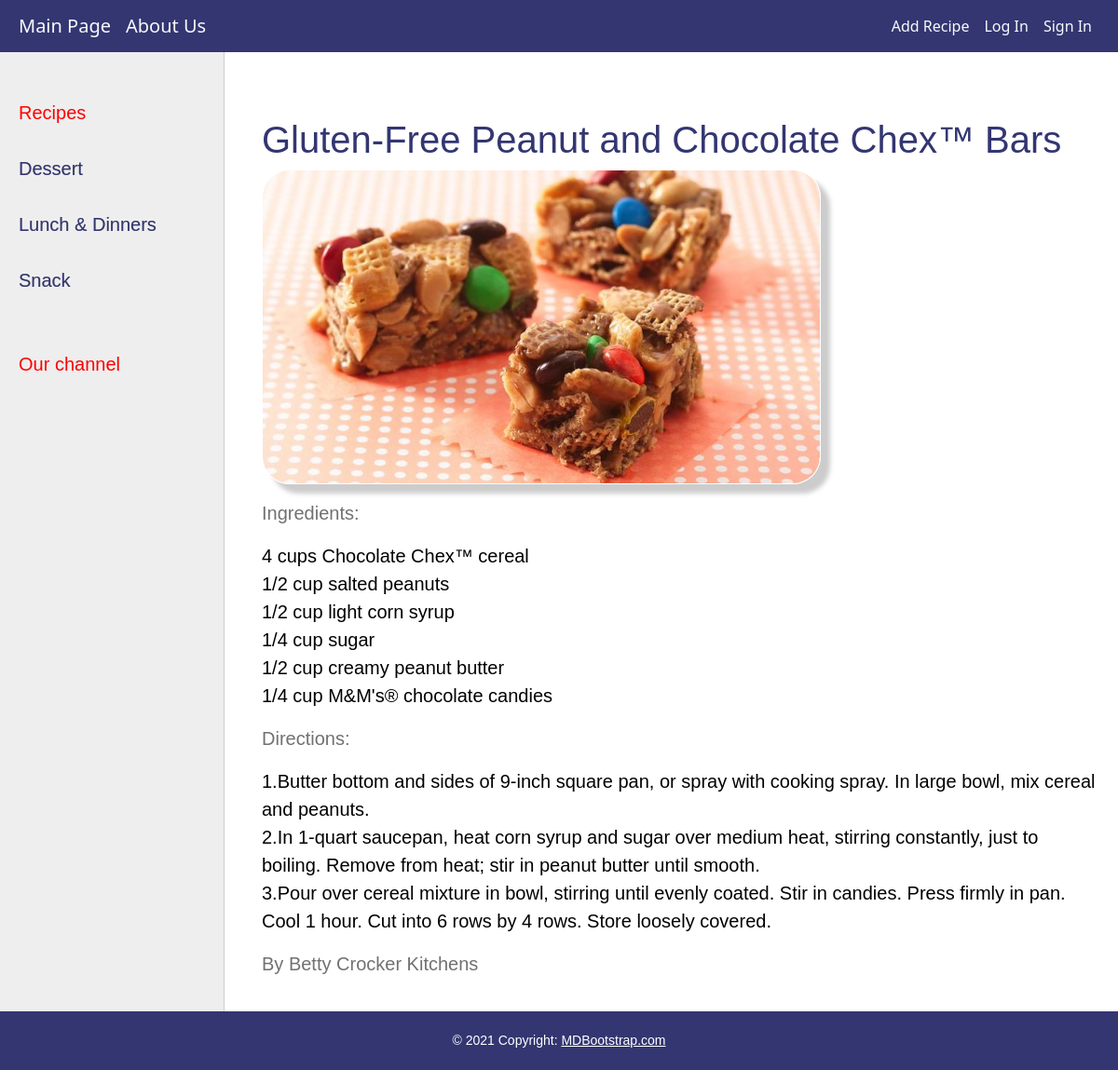
The app's page /post/gluten-free-peanut-and-chocolate-chex-bars/ with its own data.
### resbook/models.py (models this page shows, shortened)
class Category(models.Model):
    name = models.CharField(max_length=100, db_index=True, verbose_name="Category")
    slug = models.SlugField(max_length=255, unique=True, db_index=True, verbose_name="URL")
    def get_absolute_url(self):
        return reverse('category', kwargs={'cat_slug': self.slug})
    class Meta:
        verbose_name_plural = 'Categories'
        ordering = ['id']

class Recipes(models.Model):
    title = models.CharField(max_length=250, unique=True)
    slug = models.SlugField(max_length=255, unique=True, db_index=True, verbose_name="URL")
    photo = models.ImageField(upload_to="images/%Y/%m/%d")
    ingredients = models.TextField(blank=False, default='')
    content = models.TextField(blank=True, verbose_name="Directions")
    nutrition = models.TextField()
    author = models.TextField(blank=True)
    time_create = models.DateTimeField(auto_now_add=True)
    time_update = models.DateTimeField(auto_now_add=True)
    is_published = models.BooleanField(default=True)
    cat = models.ForeignKey('Category', on_delete=models.CASCADE)
    class Meta:
        verbose_name_plural = 'Recipes'
        ordering = ['time_create', 'title']

### resbook/views.py (the view)
# urls.py: path('post/<slug:post_slug>/', ShowPost.as_view(), name='post'),
class ShowPost(DataMixin, DetailView):
    model = Recipes
    template_name = 'resbook/post.html'
    slug_url_kwarg = 'post_slug'
    context_object_name = 'post'
    def get_context_data(self, *, object_list=None, **kwargs):
        context = super().get_context_data(**kwargs)
        c_def = self.get_user_context(titile=context['post'])
        return dict(list(context.items()) + list(c_def.items()))

### resbook/utils.py (called while the page is built)
    def get_user_context(self, **kwargs):
        context = kwargs
        cats = Category.objects.annotate(Count('recipes'))
        context['cats'] = cats
        if 'cat_selected' not in context:
            context['cat_selected'] = 0
        return context

### resbook/templates/resbook/post.html
{% extends 'resbook/base.html' %}
{% block content %}
<h1 style="color: #333671"> {{post.title}}</h1>
{% if post.photo %}
<p><img src="{{post.photo.url}}"></p>
{% endif %}
<p style="color: #717171">Ingredients:</p>
{{post.ingredients|linebreaks}}
<p style="color: #717171">Directions:</p>
{{post.content|linebreaks}}
<p style="color: #717171"> {{post.author}}</p>
{% endblock %}

### resbook/templates/resbook/base.html (shortened to what this page needs)
{% load static %}
{% load resbook_tags %}
<!DOCTYPE html>
<html lang="en" xmlns="http://www.w3.org/1999/html">
<head>
    <link rel="stylesheet" type="text/css" href="{% static 'resbook/css/styles.css' %}">
    <link href="https://cdn.jsdelivr.net/npm/bootstrap@5.0.1/dist/css/bootstrap.min.css" rel="stylesheet"
>
</head>
<body>
<nav class="navbar navbar-expand-lg  navbar-light navbar-fixed-top">
    <a class="navbar-brand text-light" href="{% url 'home' %}">Main Page</a>
    <a class="navbar-brand text-light" href="{% url 'about' %}">About Us</a>
    <div class="collapse navbar-collapse justify-content-end" id="navbarSupportedContent">
        <ul class="navbar-nav ml-auto">
            <li class="nav-item">
                <a class="nav-link text-light" href="{% url 'addpage' %}">Add Recipe</a>
            </li>
            <li class="nav-item active">
                <a class="nav-link text-light" href="{% url 'login' %}">Log In</a>
            </li>
            <li class="nav-item">
                <a class="nav-link text-light" href="#">Sign In</a>
            </li>
        </ul>
    </div>
</nav>
<table class="table-content" border="0" cellpadding="0" cellspacing="0">
    <tr>
        <td valign="top" class="left-chapters">
            <ul id="leftchapters">
                {% if cat_selected == 0 %}
                <li class="selected">Recipes</li>
                {% else %}
                <li><a href="{% url 'home' %}">Recipes</a></li>
                {% endif %}
                {% for c in cats %}
                {% if c.recipes__count > 0 %}
                {% if c.pk == cat_selected %}
                <li class="selected">{{c.name}}</li>
                {% else %}
                <li><a href="{{ c.get_absolute_url }}">{{c.name}}</a></li>
                {% endif %}
                {% endif %}
                {% endfor %}
                <li class="share">
                    <p>Our channel</p>
                    <a class="share-yt" href="https://www.youtube.com/"></a>
                </li>
            </ul>
        </td>
        <td valign="top" class="content">
            <div class="content-text">
                {% block content %}
                {% endblock %}
            </div>
        </td>
    </tr>
</table>
<footer class="page-footer font-small blue">
    <div class="footer-copyright text-center py-3">© 2021 Copyright:
        <a href="https://mdbootstrap.com/"> MDBootstrap.com</a>
    </div>
</footer>
</body>
</html>

### resbook/static/resbook/css/styles.css (style rules this page uses)
.navbar { background-color: #333671; border-color: #aaa; padding: 20px; }
img { border: 0.03em solid #fff; -moz-box-shadow: 5px 5px 5px #aaa; -webkit-box-shadow: 5px 5px 5px #aaa; box-shadow: 10px 10px 5px #ccc; -moz-border-radius: 25px; -webkit-border-radius: 25px; border-radius: 30px; max-width: 600px; height: auto; }
.table-content { width: 100%; min-height: 100%; height: 100%; font-family: sans-serif; }
.left-chapters { margin: 0; background: #eee; border-right: 1px solid #ccc; min-height: 100%; }
.left-chapters ul { width: 240px; min-height: 100%; margin: 0; padding: 20px 10px 10px 20px; list-style: none; font-size: 20px; }
.left-chapters ul li { margin: 30px 0 0 0; color: red; }
.left-chapters ul li.selected { color: red; }
.left-chapters ul li a { color: #333671; text-decoration: none; text-shadow: 0.01em 0.01em #aaa; }
.left-chapters ul li.share { margin: 60px 0 0 0; }
.left-chapters ul li.share p { margin: 30px 0 30px 0; }
.left-chapters ul li.share a { display: inline-block; width: 40px; height: 40px; margin: 0 20px 0 0; }
.content { padding: 10px 20px 20px 10px; width: 100%; box-sizing: border-box; }
.content-text { margin: 60px 0 0 30px; color: #000; font-size: 20px; font-family: "Arial Hebrew Scholar", sans-serif; }
footer { box-sizing: border-box; background: #333671; padding: 5px; color: white; font-size: 14px; font-family: Verdana, Geneva, Arial, Helvetica, fantasy; text-align: left; overflow: hidden; }
footer a { text-decoration: underline; color: white; }

### records on screen
Category: name "Dessert"
Category: name "Lunch & Dinners"
Category: name "Snack"
Recipes: title "Gluten-Free Peanut and Chocolate Chex™ Bars", photo (picture), ingredients "4 cups Chocolate Chex™ cereal 1/2 cup salted peanuts 1/2 cup light corn syrup 1/4 cup sugar 1/2 cup creamy peanut butter 1/4 cup M&M's® chocolate candies", content "1.Butter bottom and sides of 9-inch square pan, or spray with cooking spray. In large bowl, mix cereal and peanuts. 2.In 1-quart saucepan, heat corn syrup and sugar over medium heat, stirring constantly, just to boiling. Remove from heat; stir in peanut butter until smooth. 3.Pour over cereal mixture in bowl, stirring until evenly coated. Stir in candies. Press firmly in pan. Cool 1 hour. Cut into 6 rows by 4 rows. Store loosely covered.", author "By Betty Crocker Kitchens"
